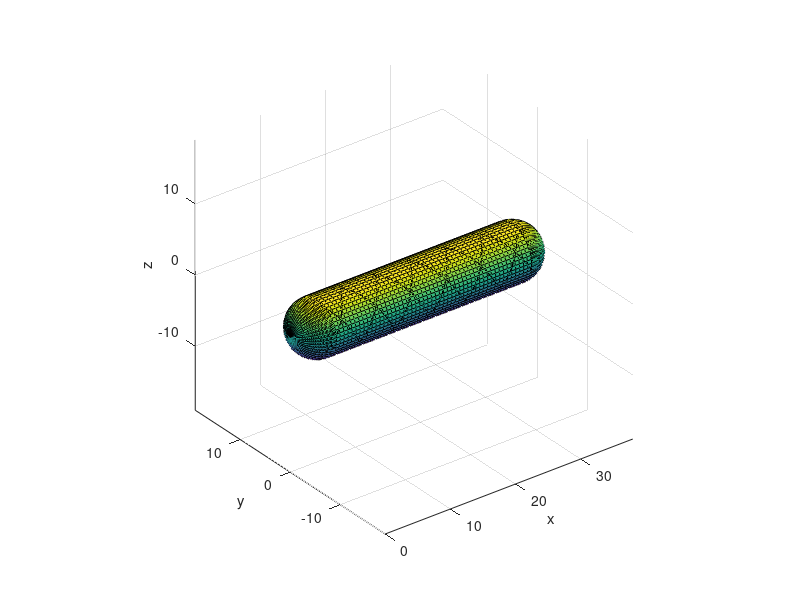

This chart was generated by the following MATLAB code:
alpha = 88; %wind angle (helical wind angle)
alpha_r = alpha * pi / 180; %angle in radians
dia = 8; %diamter of cylinder
radius = dia/2;
polar_rad = 1;
Le = 30; %adjust this to adjust the length of the cylinder

alpha_s = asin(polar_rad/radius); %polar wind angle

pitch = 2*dia/atan(alpha_r); %helical pitch

starts = 3; %number of divisions along the cylindrical section
start = 360 / starts * (pi / 180);

revs = Le / pitch; %number of revolutions to get to one end of cylinder
rad_rev = revs * 2 * pi; %total revolutions in radians

C = pi * dia; %circumfrance
L = sqrt(pitch^2 + C^2); %filament length L
Filament_length = revs * L; %calculating approx filament needed 

tt = linspace(0,rad_rev,40); %radial points
x_max = pitch * revs; %total length of winding

x1 = tt / rad_rev * x_max + radius; %reach the end once (divide x lengths into small distances) %+radius to start cylinder winding later
y1 = radius*cos(tt);
z1 = radius*sin(tt);

x2 = x1(end-1) -tt/(rad_rev)*x_max; %come back
y2 = radius*cos(tt);
z2 = radius*sin(tt);

x_temp = [x1,x2]; %travel one full length (back and forth)
y_temp = [y1,y2];
z_temp = [z1,z2];
t_temp = [tt,tt];

%reach end
x = x_temp;
y = y_temp;
z = z_temp;
tt = t_temp;

for i = 1: starts-1
    t_new = t_temp + i*start; %increase theta angle
    y_new = radius*cos(t_new);
    z_new = radius*sin(t_new);
    
    tt = [tt,t_new];
    x = [x,x_temp]; %x just going back and forth
    y = [y,y_new];
    z = [z,z_new];
end
    
%% Plotting Molds
r = radius;

x_ls = linspace(0,r,25);
x_c = linspace(r,r+x_max, 50);
x_rs = linspace(r+x_max, 2*r + x_max, 25);

t = linspace(0,2*pi, 50);
x_m = [x_ls, x_c, x_rs]; %total x matrix
X = ones(length(x_m), length(t));
Y = zeros(length(x_m), length(t));
Z = zeros(length(x_m), length(t));

for i = 1: length(x_m)
    X(i,:) = X(i,:)*x_m(i);
end


for i = 1: length(x_m)
    if i < 25 %left sphere
        r_c = sqrt(r^2 - (x_m(i)-r)^2); %current radius of the circle at x-positio  
        for t_i = 1: length(t)
           Z(i,t_i) = r_c*sin(t(t_i));
           Y(i,t_i) = r_c*cos(t(t_i)); 
        end
        
    elseif i < 75
       for t_i = 1: length(t)
           Z(i,t_i) = r*sin(t(t_i));
           Y(i,t_i) = r*cos(t(t_i)); 
       end
    else
        r_c = sqrt(r^2 - (x_m(i)-(r+x_max))^2);
        for t_i = 1: length(t)
           Z(i,t_i) = r_c*sin(t(t_i));
           Y(i,t_i) = r_c*cos(t(t_i)); 
        end
    end
end
%% Animate Plot (Uncomment to see how winding animation occurs)

%{
for k = 1: length(tt)
    surf(X,Y,Z)
    hold on
    plot3(x(k), y(k), z(k), 'x')
    plot3(x(1:k), y(1:k), z(1:k), 'LineWidth',3);
    xlim([0,x_max])
    axis('equal')
    xlabel('x')
    ylabel('y')
    zlabel('z')
    pause(.1);
    if k~= length(t)
        clf
    end
end
hold off;
%}

%% Final Wind (Shows final wind)
surf(X,Y,Z) %XYZ are coordinates for the mold
hold on
plot3(x, y, z, 'k', 'LineWidth',1); %xyz are coordinates for the filament path
axis('equal')
xlabel('x')
ylabel('y')
zlabel('z')

